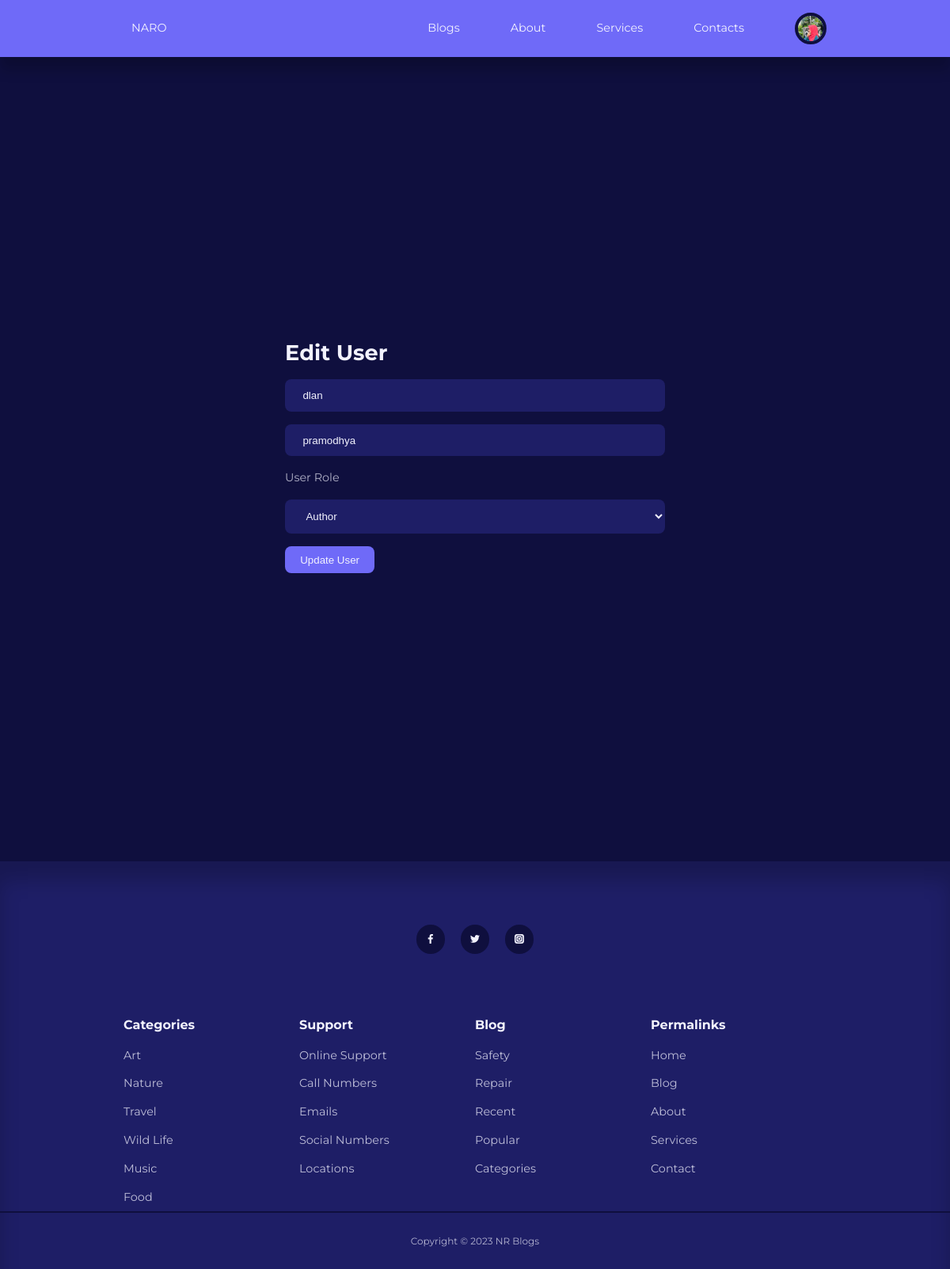
Page /Admin/edit-user.php?id=18 (signed in) on the committed database.
### tables this page shows
CREATE TABLE `users` (
  `id` int(11) UNSIGNED NOT NULL,
  `firstname` varchar(50) NOT NULL,
  `lastname` varchar(50) NOT NULL,
  `username` varchar(50) NOT NULL,
  `email` varchar(100) NOT NULL,
  `password` varchar(255) NOT NULL,
  `avatar` varchar(255) NOT NULL,
  `is_admin` tinyint(1) NOT NULL
);

### Admin/partials/header.php (called while the page is built, shortened)
<?php
require '../partials/header.php';

### Admin/edit-user.php (the view, shortened to what this page needs)
<?php
include 'partials/header.php';
if (isset($_GET['id'])) {
 $id = filter_var($_GET['id'], FILTER_SANITIZE_NUMBER_INT);
 $query = "SELECT * FROM users WHERE id=$id ";
 $result = mysqli_query($conn, $query);
 $user = mysqli_fetch_assoc($result);
} else {
  header('location:' . ROOT_URL . 'Admin/manage-users.php' );
  die();
}
?>
    <section class="form_section">
        <div class="container form_section-container">
            <h2>Edit User</h2>
        <form action="<?= ROOT_URL ?>Admin/edit-user-logic.php" method="POST">
            <input type="text" value="<?= $user['firstname'] ?>" name="firstname" placeholder="First Name">
            <input type="text"  value="<?= $user['lastname'] ?>" name="lastname" placeholder="Last Name">
          <label for="User">User Role</label>
          <select name="userrole">
            <option value="0">Author</option>
          </select>
          <button type="submit" name="submit" class="btn">
        Update User
          </button>
        </form>
    </div>
</section>
<?php
include '../partials/footer.php';
?>

### partials/header.php (shortened to what this page needs)
<?php
require 'config/database.php';
if (isset($_SESSION['user-id'])) {
    $id = filter_var($_SESSION['user-id'], FILTER_SANITIZE_NUMBER_INT);
    $query = "SELECT avatar FROM users WHERE id=$id";
    $result = mysqli_query($conn, $query);
    $avatar = mysqli_fetch_assoc($result);
}
?>
<!DOCTYPE html>
<html lang="en">
<head>
    <link rel="stylesheet" href="<?= ROOT_URL?>css/style.css">
    <link rel="stylesheet" href="https://unicons.iconscout.com/release/v4.0.0/css/line.css">
    <link rel="stylesheet" href="https://unicons.iconscout.com/release/v4.0.0/css/solid.css">
</head>
<body>
    <nav>
        <div class="container nav_container">
        <a href="<?= ROOT_URL?>"  class="nav_logo">NARO</a>
                          <ul class="nav_items">
                            <li><a href="<?= ROOT_URL?>blog.php"> Blogs</a></li>
                            <li><a href="<?= ROOT_URL?>about.php">About</a></li>
                            <li><a href="<?= ROOT_URL?>services.php">Services</a></li>
                            <li><a href="<?= ROOT_URL?>contact.php">Contacts</a></li>
                          <?php
                             if (isset($_SESSION['user-id'])):  ?>
                             <li class="nav_profile">
                                <div class="avatar">
                                     <img src="<?= ROOT_URL . 'Images/' .$avatar['avatar'] ?>" >
                                </div>
                            </li>
                            <?php else :?>
                          <li><a href="<?= ROOT_URL?>signin.php">Signin</a></li>
                           <?php endif ?>
                          </ul>
        </div>
    </nav>

### css/style.css (style rules this page uses)
:root { --color-primary: #6f6af8; --color-primary-light: hsl(242,91%,64,18%); --color-primary-variant:#5854c7; --color-primary-red:#da0f3f; --color-red-light:hsl(346,87%,46%,15%); --color-green:#00c476; --color-green-light:hsl(156,100%,38%,15%); --color-gray-900:#1e1e66; --color-gray-700:#2d2b7c; --color-gray-300:rgba(242,242,254,0.3); --color-gray-200:rgba(242,242,254,0.7); --color-white:#f2f2fe; --color-bg:#0f0f3e; --transition:all 300ms ease; --container-width-lg:74%; --container-width-md:88%; --form-width:40%; --card-border-radius-1:0.3rem; --card-border-radius-2:0.5rem; --card-border-radius-3:0.8rem; --card-border-radius-4:2rem; --card-border-radius-5:5rem; }
* { margin:0; padding:0; outline: 0; border:0; appearance: 0; list-style: none; text-decoration: none; box-sizing: border-box; }
body { font-family: 'Montserrat', sans-serif; line-height: 1.6; color: var(--color-gray-200); overflow-x: hidden; background: var(--color-bg); font-size: 0.9rem; }
.container { width: var(--container-width-lg); max-width: 1800px; margin-inline: auto; }
section { margin-top: 3rem; width: 100vw; }
h1, h2, h3, h4,h5 { color: var(--color-white); line-height: 1.3; }
h2 { font-size: 1.7rem; margin: 1rem 0; }
a { color: var(--color-white); transition: var(--transition); }
img { display: block; width: 100%; object-fit: cover; }
nav { background: var(--color-primary); width: 100vw; height: 4.5rem; position: fixed; top: 0; z-index: 10; box-shadow: 0 1rem 1rem rgba(0, 0,0,0.2); }
.nav_container { height: 100%; display: flex; align-items: center; justify-content: space-between; }
.nav_logo { flex: 1; padding: 10px; }
.avatar { width: 2.5rem; height: 2.5rem; border-radius: 50%; overflow: hidden; border: 0.3rem solid var(--color-bg); }
.nav_items { display: flex; align-items: center; gap: 4rem; opacity: 3; }
.nav_profile { position: relative; cursor: pointer; }
.btn { display: inline-block; width: fit-content; padding: 0.6rem 1.2rem; background-color: var(--color-primary); border-radius: var(--card-border-radius-2); cursor: pointer; transition: var(--transition); color: var(--color-white); }
.form_section { display: grid; place-items: center; height: 130vh; }
.form_section-container { width: var(--form-width); }
form { display: flex; flex-direction: column; gap: 1rem; }
input, textarea, select { padding: 0.8rem 1.4rem; background-color: var(--color-gray-900); border-radius: var(--card-border-radius-2); resize: none; color: var(--color-white); }

### rows in the picture
users: avatar (picture)
users: firstname "dlan", lastname "pramodhya"
